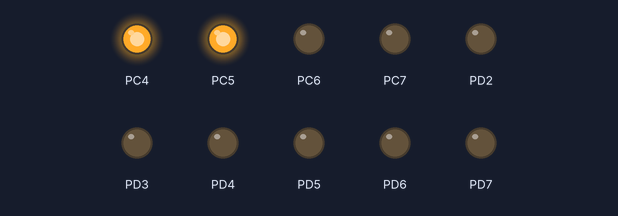
Recording of a program running on a simulated ATmega328P, built with avr-gcc and emulated at 16 MHz. Parts: output pins drawn as LEDs (lit = HIGH). At 0.0 s the program stops and its outputs stay as they are.

Above: at 0.1 s.
Timing chart, 0 to 1.5 s (numbered marks = the images above):
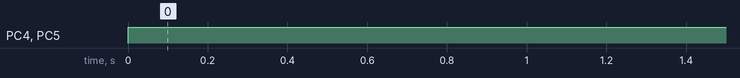

The program:

main.c
```c
/*
 * EMB2Exam.c
 *
 * Created: 2016-05-11
 * Author : Catherine Beryl Basson
 */

#define F_CPU 16000000UL

#include <avr/io.h>
#include <avr/interrupt.h>

#define BAUDRATE 9600 // using a baudrate of 9600
#define BAUDRATE_PRESCALER (((F_CPU / (BAUDRATE * 16UL))) - 1) // calculates the baudrate prescaler

/* function prototypes */
void ioboard_config(void); // configures the digital IO board
void usart_init(void); // to initialise USART
void usart_send(unsigned char data); // to send a value on the usart
unsigned char usart_receive(void); // to receive a value on the usart

int main(void)
{
	ioboard_config(); // configures buttons and leds on IO board
	usart_init(); // initialises USART
}

/* interrupt service routines */
ISR (TIMER0_COMPA_vect) // interrupt service routine for timer 0
{

}

ISR (PCINT1_vect) // interrupt service routine for push of a button
{

}

/* function definitions */
void ioboard_config(void) // configures the buttons as inputs, and the leds as outputs
{
	DDRC = 0xF0; //PC 0-3 as inputs
	PORTC = 0x3F; //Internal pull at PC0-3 !!! PINC = BUTTON !!! 0 for button pushed on last nibble
	DDRD = 0xFF;  //PD 4-7 as outputs PORTD = LIGHT 1 for light on on first nibble
	PORTD = 0x00; //Output LEDs off
}

void usart_init(void)
{
	UBRR0H = (uint8_t) (BAUDRATE_PRESCALER >> 8); // sets high byte registers
	UBRR0L = (uint8_t) BAUDRATE_PRESCALER; // sets low byte registers
	UCSR0B = _BV(RXEN0) | _BV(TXEN0); // enables RX and TX pins
	UCSR0C = (_BV(UCSZ00) | _BV(UCSZ01)); //configures 1 stop bit, data length 8, and no parity
}

void usart_send(unsigned char data) // checks register A to see if there is data to be received
{
	while(!(UCSR0A & _BV(UDRE0))); // waits for transmit buffer
	UDR0 = data; // data to be sent
}

unsigned char usart_receive(void) // checks register A to see if there is data to be received
{
	while(!(UCSR0A & _BV(RXC0))); // waits for new data
	return UDR0; // returns the received data
}

/* ENABLE BUTTONS FOR INTERRUPT */
/*
PCICR |= _BV(PCIE1); // set PCIE1 to enable PCMSK1 scan
PCMSK1 |=  _BV(PCINT8) | _BV(PCINT9) | _BV(PCINT10) | _BV(PCINT11); // set PCINT10 to trigger an interrupt on state change - button DI0, DI1, DI2 and DI3
*/

/* TIMER0 FOR ONE MILISECOND - INTERRUPT */
/*
TCCR0A |= _BV(WGM01); // set the timer mode to CTC
OCR0A = 0xF9; // sets value that we would like to count to (for compare)
TIMSK0 |= _BV(OCIE0A);    // sets the ISR COMPA vect

sei(); // enables interrupts
TCCR0B |= _BV(CS01) | _BV(CS00); // sets prescaler to 64 and start the timer


USED IN DELAY(while ((TIFR0 & _BV(OCF0A)) == 0); // waits for overflow event
TIFR0 = _BV(OCF0A); // resets overflow flag)
*/

/*
DDRB |= _BV(DDB5); // sets heartbeat light as output
PORTB ^=0xFF; // toggles heartbeat LED
*/

/* ADC CONVERSION */
/* ADCSRA |= _BV(ADEN) | _BV(ADPS1); // enables ADC and sets prescaler to 2

uint16_t adc_read(uint8_t adcx)
{
	ADMUX = _BV(REFS0); // sets AVcc as the reference voltage

	ADMUX &= 0xf0; // sets AMUX to its higher four bits
	ADMUX |= adcx; // selects PCO as the analogue pin we would like to use

	ADCSRA |= _BV(ADSC); // starts the conversion

	while((ADCSRA & _BV(ADSC))); // this loops until the conversion is finished

	return ADC; // returns the converted value to main
}

#include <stdint>
#define ADC_PIN 0
*/
```

ds1621.c
```c
#include "i2cmaster.h"
#include "ds1621.h"

void ds1621_init()
{
	// Set sensor config
	i2c_start_wait(DS1621_adr + I2C_WRITE);
	i2c_write(0xAC);
	i2c_write(0x20);
	// Start temp conversion
	i2c_rep_start(DS1621_adr + I2C_WRITE);
	i2c_write(0xEE);
	i2c_stop();
}

double get_temperature() {

	float temperature;
	unsigned char low_temp_byte;
	unsigned char high_temp_byte;

	// Read the last measured value
	i2c_start_wait(DS1621_adr + I2C_WRITE);
	i2c_write(0xAA);

	i2c_rep_start(DS1621_adr + I2C_READ);
	high_temp_byte = i2c_readAck();
	low_temp_byte = i2c_readNak();
	i2c_stop();

	if ((high_temp_byte & 0x80)==0) { // temp. >= 0
		if ((low_temp_byte & 0x80)==0) temperature = high_temp_byte; // no .5
		else temperature = high_temp_byte + 0.5;
	}
	else { // temp. < 0
		if ((low_temp_byte & 0x80)==0) { // no .5
			high_temp_byte = ~high_temp_byte + 1;
			temperature = 0.00 - high_temp_byte;
		}
		else {
			high_temp_byte = ~high_temp_byte;
			temperature = 0.00 - (high_temp_byte+0.5);
		}
	}
	return temperature;
}
```

ds1621.h
```c
#ifndef DS1621_H_INCLUDED
#define DS1621_H_INCLUDED

//DS1621 address (a2 = a1 = a0 = 0)
#define DS1621_adr 0x90

//function headers
double get_temperature(void);
void ds1621_init(void);

#endif
```

i2cmaster.h
```c
#ifndef _I2CMASTER_H
#define _I2CMASTER_H   1
/*************************************************************************
* Title:    C include file for the I2C master interface
*           (i2cmaster.S or twimaster.c)
* Author:   Peter Fleury <pfleury@gmx.ch>  http://jump.to/fleury
* File:     $Id: i2cmaster.h,v 1.10 2005/03/06 22:39:57 Peter Exp $
* Software: AVR-GCC 3.4.3 / avr-libc 1.2.3
* Target:   any AVR device
* Usage:    see Doxygen manual
**************************************************************************/

#ifdef DOXYGEN
/**
 @defgroup pfleury_ic2master I2C Master library
 @code #include <i2cmaster.h> @endcode

 @brief I2C (TWI) Master Software Library

 Basic routines for communicating with I2C slave devices. This single master
 implementation is limited to one bus master on the I2C bus.

 This I2c library is implemented as a compact assembler software implementation of the I2C protocol
 which runs on any AVR (i2cmaster.S) and as a TWI hardware interface for all AVR with built-in TWI hardware (twimaster.c).
 Since the API for these two implementations is exactly the same, an application can be linked either against the
 software I2C implementation or the hardware I2C implementation.

 Use 4.7k pull-up resistor on the SDA and SCL pin.

 Adapt the SCL and SDA port and pin definitions and eventually the delay routine in the module
 i2cmaster.S to your target when using the software I2C implementation !

 Adjust the  CPU clock frequence F_CPU in twimaster.c or in the Makfile when using the TWI hardware implementaion.

 @note
    The module i2cmaster.S is based on the Atmel Application Note AVR300, corrected and adapted
    to GNU assembler and AVR-GCC C call interface.
    Replaced the incorrect quarter period delays found in AVR300 with
    half period delays.

 @author Peter Fleury pfleury@gmx.ch  http://jump.to/fleury

 @par API Usage Example
  The following code shows typical usage of this library, see example test_i2cmaster.c

 @code

 #include <i2cmaster.h>


 #define Dev24C02  0xA2      // device address of EEPROM 24C02, see datasheet

 int main(void)
 {
     unsigned char ret;

     i2c_init();                             // initialize I2C library

     // write 0x75 to EEPROM address 5 (Byte Write)
     i2c_start_wait(Dev24C02+I2C_WRITE);     // set device address and write mode
     i2c_write(0x05);                        // write address = 5
     i2c_write(0x75);                        // write value 0x75 to EEPROM
     i2c_stop();                             // set stop conditon = release bus


     // read previously written value back from EEPROM address 5
     i2c_start_wait(Dev24C02+I2C_WRITE);     // set device address and write mode

     i2c_write(0x05);                        // write address = 5
     i2c_rep_start(Dev24C02+I2C_READ);       // set device address and read mode

     ret = i2c_readNak();                    // read one byte from EEPROM
     i2c_stop();

     for(;;);
 }
 @endcode

*/
#endif /* DOXYGEN */

/**@{*/

#if (__GNUC__ * 100 + __GNUC_MINOR__) < 304
#error "This library requires AVR-GCC 3.4 or later, update to newer AVR-GCC compiler !"
#endif

#include <avr/io.h>

/** defines the data direction (reading from I2C device) in i2c_start(),i2c_rep_start() */
#define I2C_READ    1

/** defines the data direction (writing to I2C device) in i2c_start(),i2c_rep_start() */
#define I2C_WRITE   0


/**
 @brief initialize the I2C master interace. Need to be called only once
 @param  void
 @return none
 */
extern void i2c_init(void);


/**
 @brief Terminates the data transfer and releases the I2C bus
 @param void
 @return none
 */
extern void i2c_stop(void);


/**
 @brief Issues a start condition and sends address and transfer direction

 @param    addr address and transfer direction of I2C device
 @retval   0   device accessible
 @retval   1   failed to access device
 */
extern unsigned char i2c_start(unsigned char addr);


/**
 @brief Issues a repeated start condition and sends address and transfer direction

 @param   addr address and transfer direction of I2C device
 @retval  0 device accessible
 @retval  1 failed to access device
 */
extern unsigned char i2c_rep_start(unsigned char addr);


/**
 @brief Issues a start condition and sends address and transfer direction

 If device is busy, use ack polling to wait until device ready
 @param    addr address and transfer direction of I2C device
 @return   none
 */
extern void i2c_start_wait(unsigned char addr);


/**
 @brief Send one byte to I2C device
 @param    data  byte to be transfered
 @retval   0 write successful
 @retval   1 write failed
 */
extern unsigned char i2c_write(unsigned char data);


/**
 @brief    read one byte from the I2C device, request more data from device
 @return   byte read from I2C device
 */
extern unsigned char i2c_readAck(void);

/**
 @brief    read one byte from the I2C device, read is followed by a stop condition
 @return   byte read from I2C device
 */
extern unsigned char i2c_readNak(void);

/**
 @brief    read one byte from the I2C device

 Implemented as a macro, which calls either i2c_readAck or i2c_readNak

 @param    ack 1 send ack, request more data from device<br>
               0 send nak, read is followed by a stop condition
 @return   byte read from I2C device
 */
extern unsigned char i2c_read(unsigned char ack);
#define i2c_read(ack)  (ack) ? i2c_readAck() : i2c_readNak();


/**@}*/
#endif
```

twimaster.c
```c
/*************************************************************************
* Title:    I2C master library using hardware TWI interface
* Author:   Peter Fleury <pfleury@gmx.ch>  http://jump.to/fleury
* File:     $Id: twimaster.c,v 1.3 2005/07/02 11:14:21 Peter Exp $
* Software: AVR-GCC 3.4.3 / avr-libc 1.2.3
* Target:   any AVR device with hardware TWI
* Usage:    API compatible with I2C Software Library i2cmaster.h
**************************************************************************/
#include <inttypes.h>
#include <compat/twi.h>

#include "i2cmaster.h"

/* define CPU frequency in Hz here if not defined in Makefile */
#ifndef F_CPU
#define F_CPU 16000000UL
#endif

/* I2C clock in Hz */
#define SCL_CLOCK  400000L

/*************************************************************************
 Initialization of the I2C bus interface. Need to be called only once
*************************************************************************/
void i2c_init(void)
{
  /* initialize TWI clock: 100 kHz clock, TWPS = 0 => prescaler = 1 */

  TWSR = 0;                         /* no prescaler */
  TWBR = ((F_CPU/SCL_CLOCK)-16)/2;  /* must be > 10 for stable operation */

}/* i2c_init */

/*************************************************************************
  Issues a start condition and sends address and transfer direction.
  return 0 = device accessible, 1= failed to access device
*************************************************************************/
unsigned char i2c_start(unsigned char address)
{
    uint8_t   twst;

	// send START condition
	TWCR = (1<<TWINT) | (1<<TWSTA) | (1<<TWEN);

	// wait until transmission completed
	while(!(TWCR & (1<<TWINT)));

	// check value of TWI Status Register. Mask prescaler bits.
	twst = TW_STATUS & 0xF8;
	if ( (twst != TW_START) && (twst != TW_REP_START)) return 1;

	// send device address
	TWDR = address;
	TWCR = (1<<TWINT) | (1<<TWEN);

	// wail until transmission completed and ACK/NACK has been received
	while(!(TWCR & (1<<TWINT)));

	// check value of TWI Status Register. Mask prescaler bits.
	twst = TW_STATUS & 0xF8;
	if ( (twst != TW_MT_SLA_ACK) && (twst != TW_MR_SLA_ACK) ) return 1;

	return 0;

}/* i2c_start */


/*************************************************************************
 Issues a start condition and sends address and transfer direction.
 If device is busy, use ack polling to wait until device is ready

 Input:   address and transfer direction of I2C device
*************************************************************************/
void i2c_start_wait(unsigned char address)
{
    uint8_t   twst;


    while ( 1 )
    {
	    // send START condition
	    TWCR = (1<<TWINT) | (1<<TWSTA) | (1<<TWEN);

    	// wait until transmission completed
    	while(!(TWCR & (1<<TWINT)));

    	// check value of TWI Status Register. Mask prescaler bits.
    	twst = TW_STATUS & 0xF8;
    	if ( (twst != TW_START) && (twst != TW_REP_START)) continue;

    	// send device address
    	TWDR = address;
    	TWCR = (1<<TWINT) | (1<<TWEN);

    	// wail until transmission completed
    	while(!(TWCR & (1<<TWINT)));

    	// check value of TWI Status Register. Mask prescaler bits.
    	twst = TW_STATUS & 0xF8;
    	if ( (twst == TW_MT_SLA_NACK )||(twst ==TW_MR_DATA_NACK) )
    	{
    	    /* device busy, send stop condition to terminate write operation */
	        TWCR = (1<<TWINT) | (1<<TWEN) | (1<<TWSTO);

	        // wait until stop condition is executed and bus released
	        while(TWCR & (1<<TWSTO));

    	    continue;
    	}
    	//if( twst != TW_MT_SLA_ACK) return 1;
    	break;
     }

}/* i2c_start_wait */


/*************************************************************************
 Issues a repeated start condition and sends address and transfer direction

 Input:   address and transfer direction of I2C device

 Return:  0 device accessible
          1 failed to access device
*************************************************************************/
unsigned char i2c_rep_start(unsigned char address)
{
    return i2c_start( address );

}/* i2c_rep_start */


/*************************************************************************
 Terminates the data transfer and releases the I2C bus
*************************************************************************/
void i2c_stop(void)
{
    /* send stop condition */
	TWCR = (1<<TWINT) | (1<<TWEN) | (1<<TWSTO);

	// wait until stop condition is executed and bus released
	while(TWCR & (1<<TWSTO));

}/* i2c_stop */


/*************************************************************************
  Send one byte to I2C device

  Input:    byte to be transfered
  Return:   0 write successful
            1 write failed
*************************************************************************/
unsigned char i2c_write( unsigned char data )
{
    uint8_t   twst;

	// send data to the previously addressed device
	TWDR = data;
	TWCR = (1<<TWINT) | (1<<TWEN);

	// wait until transmission completed
	while(!(TWCR & (1<<TWINT)));

	// check value of TWI Status Register. Mask prescaler bits
	twst = TW_STATUS & 0xF8;
	if( twst != TW_MT_DATA_ACK) return 1;
	return 0;

}/* i2c_write */


/*************************************************************************
 Read one byte from the I2C device, request more data from device

 Return:  byte read from I2C device
*************************************************************************/
unsigned char i2c_readAck(void)
{
	TWCR = (1<<TWINT) | (1<<TWEN) | (1<<TWEA);
	while(!(TWCR & (1<<TWINT)));

    return TWDR;

}/* i2c_readAck */


/*************************************************************************
 Read one byte from the I2C device, read is followed by a stop condition

 Return:  byte read from I2C device
*************************************************************************/
unsigned char i2c_readNak(void)
{
	TWCR = (1<<TWINT) | (1<<TWEN);
	while(!(TWCR & (1<<TWINT)));

    return TWDR;

}/* i2c_readNak */
```

lcd.h
```c
/*
    File:       lcd.h

    C header file for HD44780 LCD module using a 74HCT164 serial in, parallel
    out out shift register to operate the DEM20231 LCD in 8-bit mode.
*/
#ifndef LCD_H_INCLUDED
#define LCD_H_INCLUDED

#include <inttypes.h>

/* AVR port and pins connected to '164 and/or LCD */
#define LCD_PORT                PORTB
#define LCD_ENABLE_PIN          0
#define LCD_RSDS_PIN            5
#define LCD_CLOCK_PIN           4

/* functions */
void lcd_init(void);
void lcd_send_cmd(void);
void lcd_send_char(void);
void lcd_home(void);
void lcd_gotoxy(uint8_t, uint8_t);
void lcd_putc(char c);
void lcd_clear(void);

#endif
```

Source omitted: lcd.c (3244 bytes)

Measured:
- by itself, PC4, PC5: LOW → HIGH at 0.00 s
